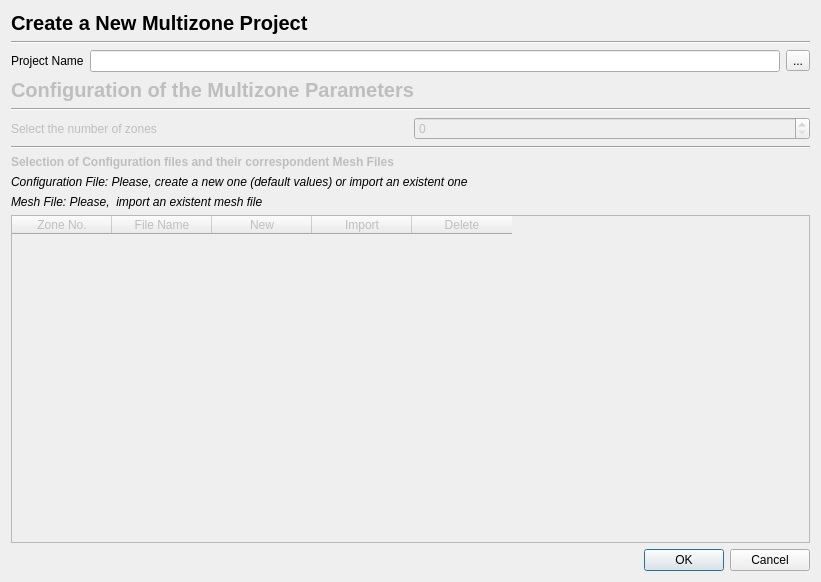
<?xml version="1.0" encoding="UTF-8"?>
<ui version="4.0">
 <class>MultizoneProjectDialog</class>
 <widget class="QDialog" name="MultizoneProjectDialog">
  <property name="geometry">
   <rect>
    <x>0</x>
    <y>0</y>
    <width>821</width>
    <height>582</height>
   </rect>
  </property>
  <property name="windowTitle">
   <string>Create a Multizone Project</string>
  </property>
  <layout class="QVBoxLayout" name="verticalLayout">
   <item>
    <widget class="QLabel" name="label">
     <property name="font">
      <font>
       <pointsize>15</pointsize>
       <weight>75</weight>
       <bold>true</bold>
      </font>
     </property>
     <property name="text">
      <string>Create a New Multizone Project</string>
     </property>
    </widget>
   </item>
   <item>
    <widget class="Line" name="line_4">
     <property name="orientation">
      <enum>Qt::Horizontal</enum>
     </property>
    </widget>
   </item>
   <item>
    <layout class="QHBoxLayout" name="horizontalLayout_2">
     <item>
      <widget class="QLabel" name="label_2">
       <property name="text">
        <string>Project Name</string>
       </property>
      </widget>
     </item>
     <item>
      <widget class="QLineEdit" name="projectLineEdit">
       <property name="readOnly">
        <bool>true</bool>
       </property>
      </widget>
     </item>
     <item>
      <widget class="QToolButton" name="projectSelectionToolButton">
       <property name="text">
        <string>...</string>
       </property>
      </widget>
     </item>
    </layout>
   </item>
   <item>
    <widget class="QLabel" name="MainTitle">
     <property name="enabled">
      <bool>false</bool>
     </property>
     <property name="font">
      <font>
       <pointsize>15</pointsize>
       <weight>75</weight>
       <bold>true</bold>
      </font>
     </property>
     <property name="text">
      <string>Configuration of the Multizone Parameters </string>
     </property>
    </widget>
   </item>
   <item>
    <widget class="Line" name="line_3">
     <property name="orientation">
      <enum>Qt::Horizontal</enum>
     </property>
    </widget>
   </item>
   <item>
    <layout class="QHBoxLayout" name="horizontalLayout">
     <item>
      <widget class="QLabel" name="multizoneNoLabel">
       <property name="enabled">
        <bool>false</bool>
       </property>
       <property name="text">
        <string>Select the number of zones</string>
       </property>
      </widget>
     </item>
     <item>
      <widget class="QSpinBox" name="multizoneNoSpinBox">
       <property name="enabled">
        <bool>false</bool>
       </property>
       <property name="readOnly">
        <bool>false</bool>
       </property>
      </widget>
     </item>
    </layout>
   </item>
   <item>
    <widget class="Line" name="line">
     <property name="orientation">
      <enum>Qt::Horizontal</enum>
     </property>
    </widget>
   </item>
   <item>
    <widget class="QLabel" name="configFilesTitle">
     <property name="enabled">
      <bool>false</bool>
     </property>
     <property name="font">
      <font>
       <weight>75</weight>
       <bold>true</bold>
      </font>
     </property>
     <property name="text">
      <string>Selection of Configuration files and their correspondent Mesh Files</string>
     </property>
    </widget>
   </item>
   <item>
    <widget class="QLabel" name="label_4">
     <property name="sizePolicy">
      <sizepolicy hsizetype="Fixed" vsizetype="Fixed">
       <horstretch>0</horstretch>
       <verstretch>0</verstretch>
      </sizepolicy>
     </property>
     <property name="font">
      <font>
       <italic>true</italic>
      </font>
     </property>
     <property name="text">
      <string>Configuration File: Please, create a new one (default values) or import an existent one</string>
     </property>
    </widget>
   </item>
   <item>
    <widget class="QLabel" name="label_6">
     <property name="sizePolicy">
      <sizepolicy hsizetype="Fixed" vsizetype="Fixed">
       <horstretch>0</horstretch>
       <verstretch>0</verstretch>
      </sizepolicy>
     </property>
     <property name="font">
      <font>
       <italic>true</italic>
      </font>
     </property>
     <property name="text">
      <string>Mesh File: Please,  import an existent mesh file</string>
     </property>
    </widget>
   </item>
   <item>
    <widget class="QTableWidget" name="configTable">
     <property name="enabled">
      <bool>false</bool>
     </property>
     <property name="alternatingRowColors">
      <bool>true</bool>
     </property>
     <attribute name="verticalHeaderVisible">
      <bool>false</bool>
     </attribute>
     <column>
      <property name="text">
       <string>Zone No.</string>
      </property>
     </column>
     <column>
      <property name="text">
       <string>File Name</string>
      </property>
     </column>
     <column>
      <property name="text">
       <string>New</string>
      </property>
     </column>
     <column>
      <property name="text">
       <string>Import</string>
      </property>
     </column>
     <column>
      <property name="text">
       <string>Delete</string>
      </property>
     </column>
    </widget>
   </item>
   <item>
    <widget class="QDialogButtonBox" name="buttonBox">
     <property name="orientation">
      <enum>Qt::Horizontal</enum>
     </property>
     <property name="standardButtons">
      <set>QDialogButtonBox::Cancel|QDialogButtonBox::Ok</set>
     </property>
    </widget>
   </item>
  </layout>
 </widget>
 <resources/>
 <connections>
  <connection>
   <sender>buttonBox</sender>
   <signal>accepted()</signal>
   <receiver>MultizoneProjectDialog</receiver>
   <slot>accept()</slot>
   <hints>
    <hint type="sourcelabel">
     <x>248</x>
     <y>254</y>
    </hint>
    <hint type="destinationlabel">
     <x>157</x>
     <y>274</y>
    </hint>
   </hints>
  </connection>
  <connection>
   <sender>buttonBox</sender>
   <signal>rejected()</signal>
   <receiver>MultizoneProjectDialog</receiver>
   <slot>reject()</slot>
   <hints>
    <hint type="sourcelabel">
     <x>316</x>
     <y>260</y>
    </hint>
    <hint type="destinationlabel">
     <x>286</x>
     <y>274</y>
    </hint>
   </hints>
  </connection>
 </connections>
</ui>
